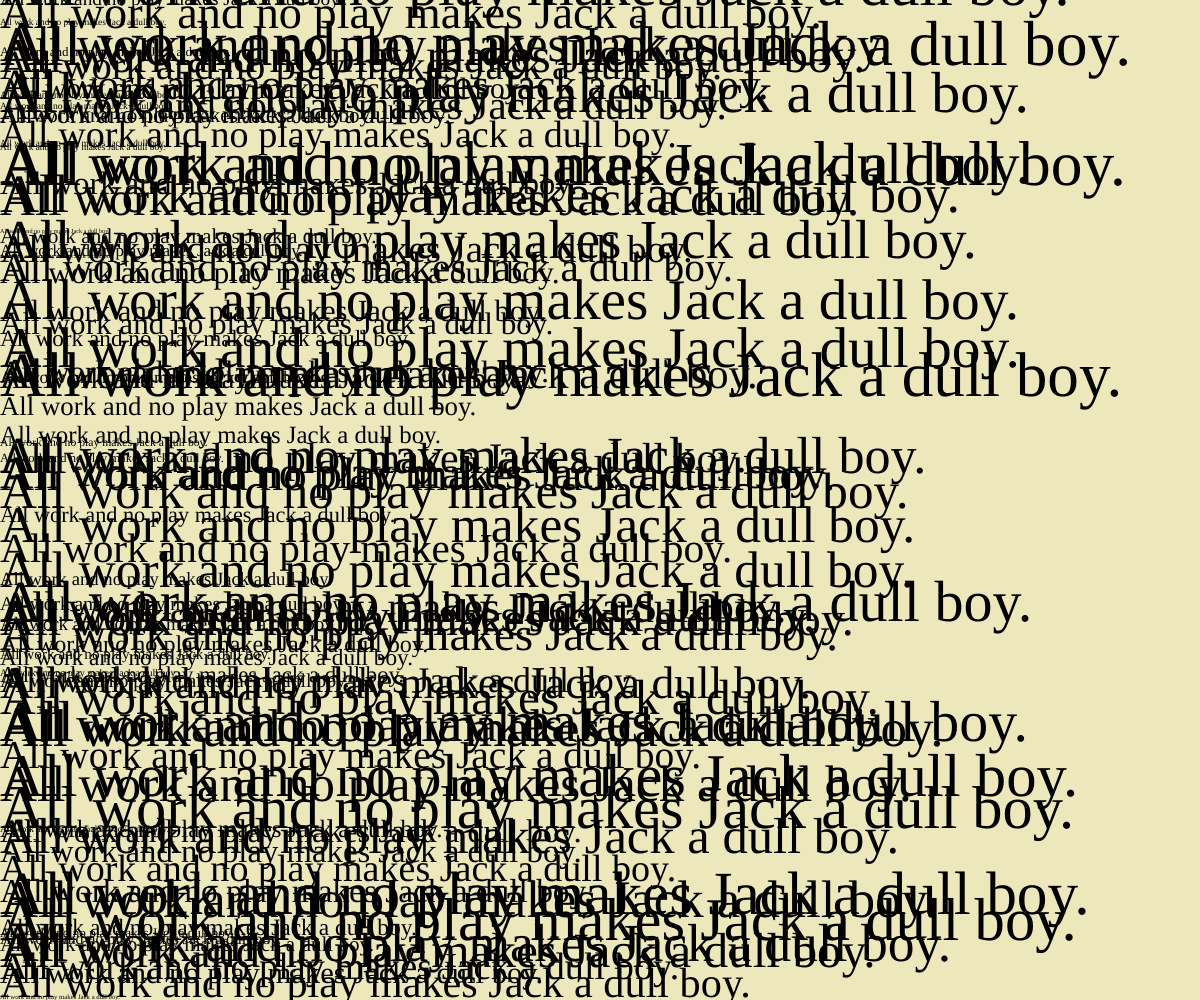
Frame 1 (no input)
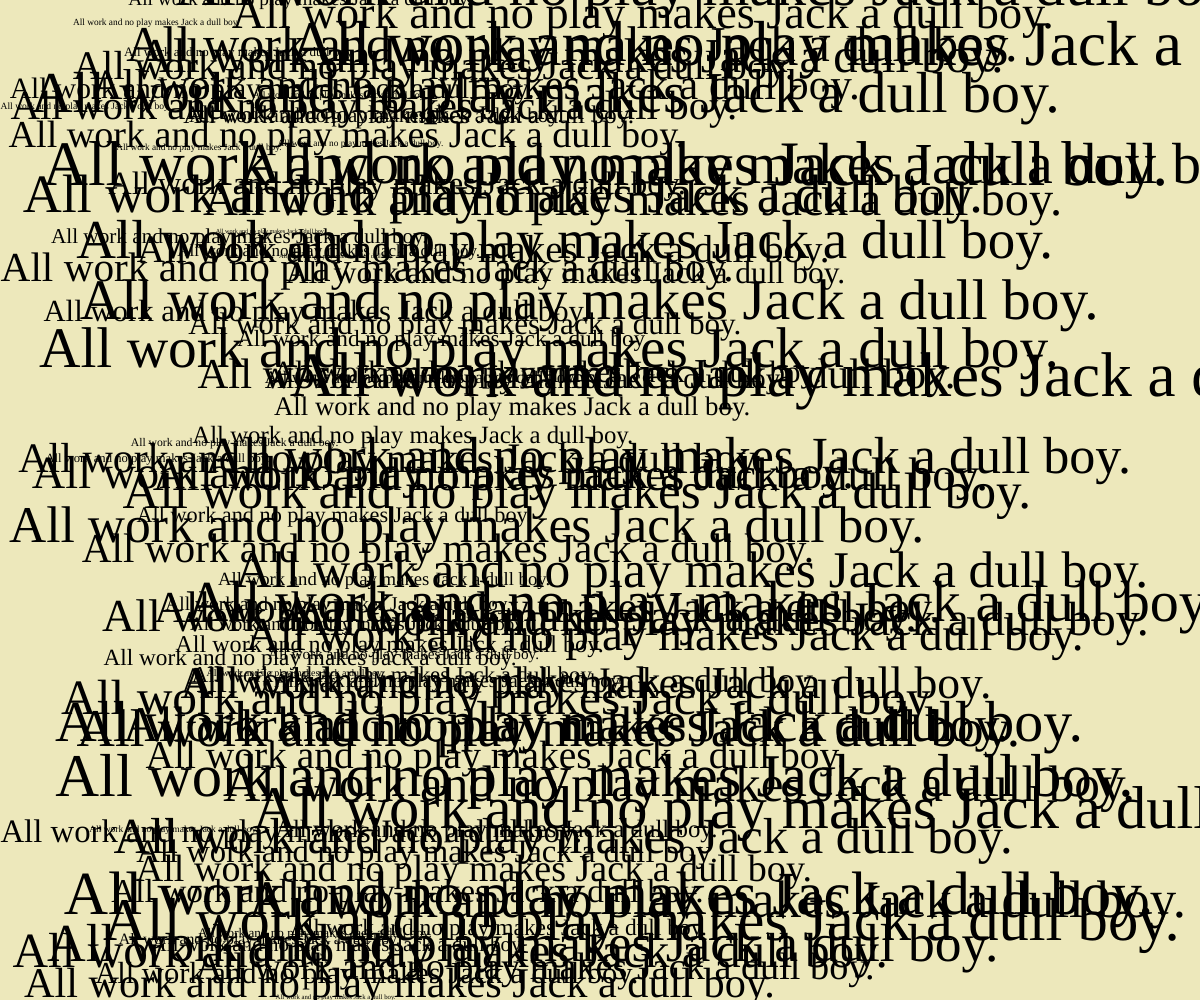
Frame 60 (no input)
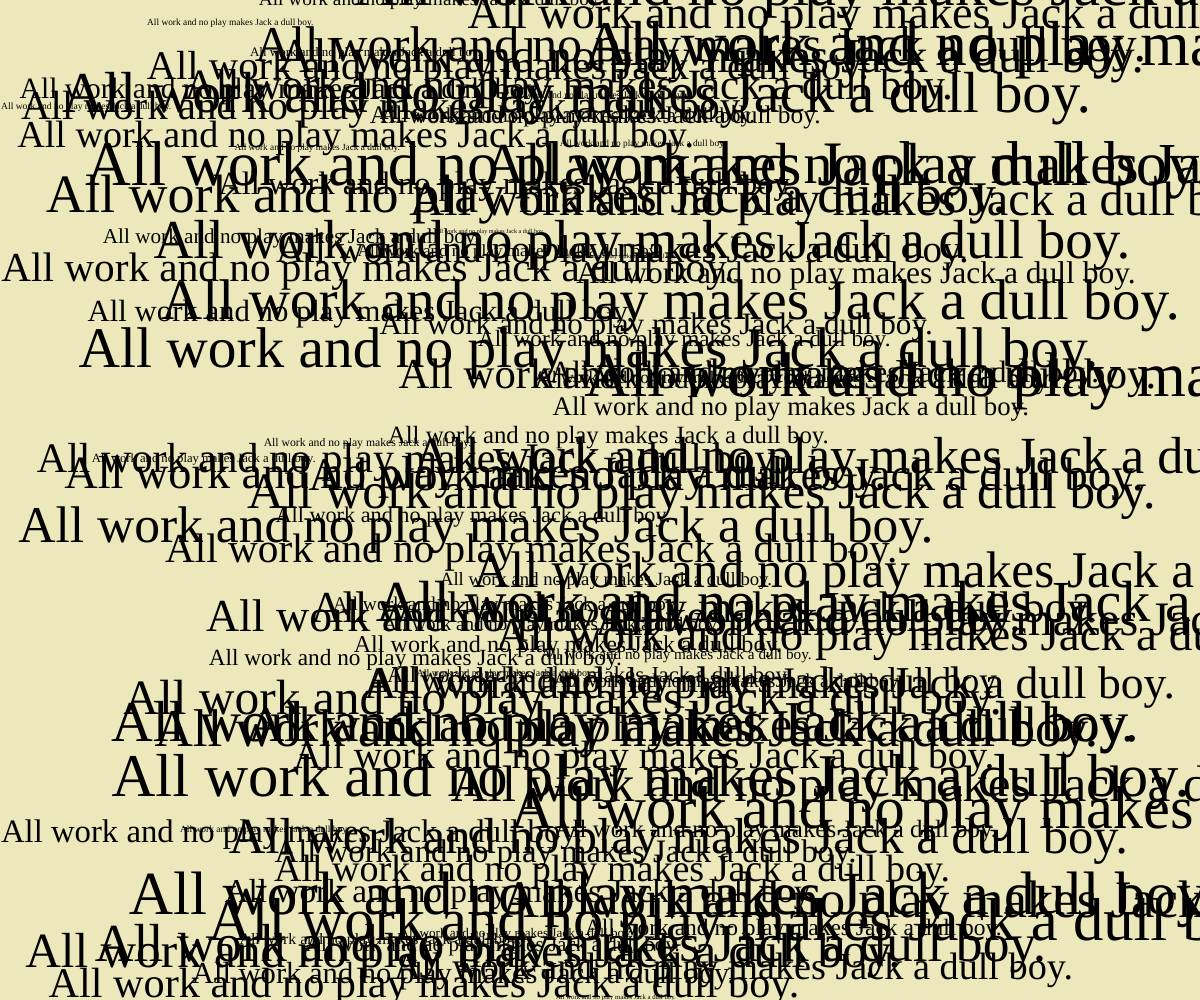
Frame 120 (the mouse pressed at the canvas centre since frame 60)

The p5.js sketch that drew these frames (run headless with seeded random() and noise() and a simulated clock; from frame 60 on, the mouse is pressed at the canvas centre):

// p5.js sketch
// ── sketch.js
let backgroundColor;
let writings = "All work and no play makes Jack a dull boy.";
let t = [];


function setup() {
  backgroundColor = color(237, 232, 187);
  textFont("Times new Roman");
  createCanvas(windowWidth, windowHeight);
  for (let i = 0; i < 100; i++) {
    t[i] = new Text(0, random(height), writings, random(5), random(6, 64));  
  }
}

function draw() {
  background(backgroundColor);
  for (let i = 0; i < t.length; i++) {
    t[i].draw();  
  }
}


class Text {
  constructor(x, y, letter, speed, fontSize) {
    this.x = x;
    this.y = y;
    this.fontSize = fontSize;
    this.letter = letter;
    this.speed = speed;
    
  }
  
  draw() {
    textSize(this.fontSize);
    text(this.letter, this.x, this.y);
    this.x += this.speed;
    
    if(this.x > width) {
      this.x = 0;
    }
  }
}
